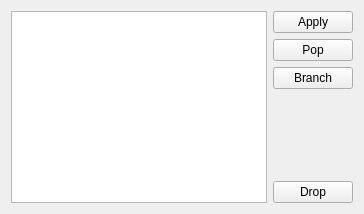
<?xml version="1.0" encoding="UTF-8"?>
<ui version="4.0">
 <class>StashManager</class>
 <widget class="QWidget" name="StashManager">
  <layout class="QGridLayout" name="gridLayout">
   <item row="0" column="0" rowspan="5">
    <widget class="QListView" name="stashView">
     <property name="editTriggers">
      <set>QAbstractItemView::NoEditTriggers</set>
     </property>
    </widget>
   </item>
   <item row="0" column="1">
    <widget class="QPushButton" name="apply">
     <property name="whatsThis">
      <string>Applies stash's patch</string>
     </property>
     <property name="text">
      <string>Apply</string>
     </property>
    </widget>
   </item>
   <item row="1" column="1">
    <widget class="QPushButton" name="pop">
     <property name="whatsThis">
      <string>Applies stash's patch and drops the stash</string>
     </property>
     <property name="text">
      <string>Pop</string>
     </property>
    </widget>
   </item>
   <item row="2" column="1">
    <widget class="QPushButton" name="branch">
     <property name="whatsThis">
      <string>Creates a new branch and applies the stash there, then it drops the stash.</string>
     </property>
     <property name="text">
      <string>Branch</string>
     </property>
    </widget>
   </item>
   <item row="3" column="1">
    <spacer name="verticalSpacer">
     <property name="orientation">
      <enum>Qt::Vertical</enum>
     </property>
     <property name="sizeHint" stdset="0">
      <size>
       <width>20</width>
       <height>77</height>
      </size>
     </property>
    </spacer>
   </item>
   <item row="4" column="1">
    <widget class="QPushButton" name="drop">
     <property name="whatsThis">
      <string>Removes the selected branch</string>
     </property>
     <property name="text">
      <string>Drop</string>
     </property>
    </widget>
   </item>
  </layout>
 </widget>
 <resources/>
 <connections/>
</ui>
